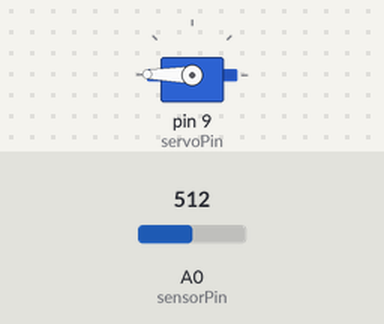
A sketch run on a simulated Arduino Uno, built with avr-gcc and run on an emulated ATmega328P. On the bench: servo. Inputs (shaded band) come from the test bench; at power-on: A0 (sensorPin) = 512.

Above: at 1.2 s.
1.3 s: A0 (sensorPin) set to 306
At 2.5 s:
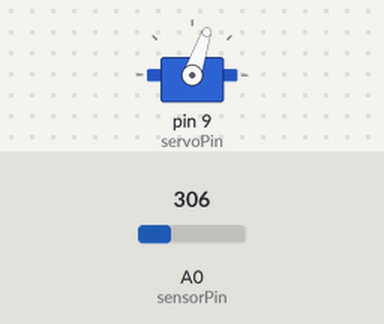
2.8 s: A0 (sensorPin) set to 160
At 3.7 s:
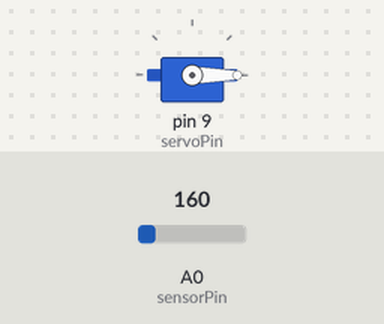
4.3 s: A0 (sensorPin) set to 522
At 5.0 s:
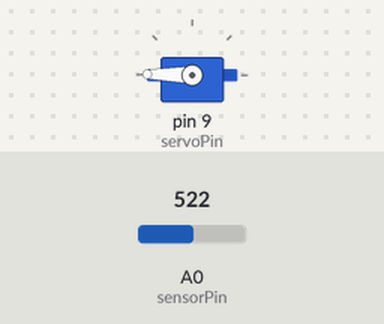
5.8 s: A0 (sensorPin) set to 122
At 6.2 s:
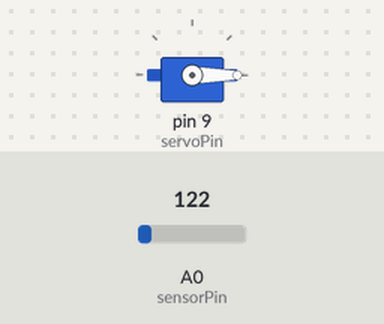
Timing chart, 0 to 8.3 s (numbered marks = the images above; inputs shaded):
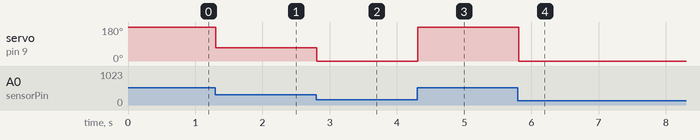

The sketch:

control_servo_through_light_sensor.ino
```cpp
// (licence header left out)
// include library for servo.
#include <Servo.h>

Servo myServo; // create servo object to control a servo.

const int servoPin = 9;  // the pin number (PWM) for the servo.
const int sensorPin = 0; // the pin number for the input sensor.

// current and previous values for servo device.
int valServo = 0;
int oldValue = 0;

// the following values may change according to the light sensor.
// perform a calibration with pure dark, and pure light at first.

const int lightMin = 170; // set the appropriate value of the light sensor.
const int lightMax = 512; // set the appropriate value of the light sensor.

const int LIGHT_SENSE = 5; // difference level sensitivity value.
const long delayTime = 15; // servo movement delay time in millis.

// startup point entry (runs once).
void setup () {
  // set sensor as input.
  pinMode(sensorPin, INPUT);

  // attach the servo on a pin.
  myServo.attach(servoPin);
}

// loop the main sketch.
void loop () {
  // get the value from the light sensor.
  int valServo = analogRead(sensorPin);

  // map the value to the min, max of the servo.
  valServo = map (valServo, lightMin, lightMax, 0, 179);

  // ensure that the value is between min, max of the servo.
  valServo = constrain(valServo, 0, 179);

  // move servo only if light changes enough.
  if (abs(valServo - oldValue) > LIGHT_SENSE) {
    // move the servo.
    myServo.write(valServo);

    // keep the last value.
    oldValue = valServo;
  }

  // wait some time the servo to move.
  delay(delayTime);
}
```

Measured:
- after the input at 1.3 s, servo on pin 9 (servoPin): 179° → 71° at once
- after the input at 2.8 s, servo on pin 9 (servoPin): 71° → 0° at once
- after the input at 4.3 s, servo on pin 9 (servoPin): 0° → 179° at once
- after the input at 5.8 s, servo on pin 9 (servoPin): 179° → 0° at once
